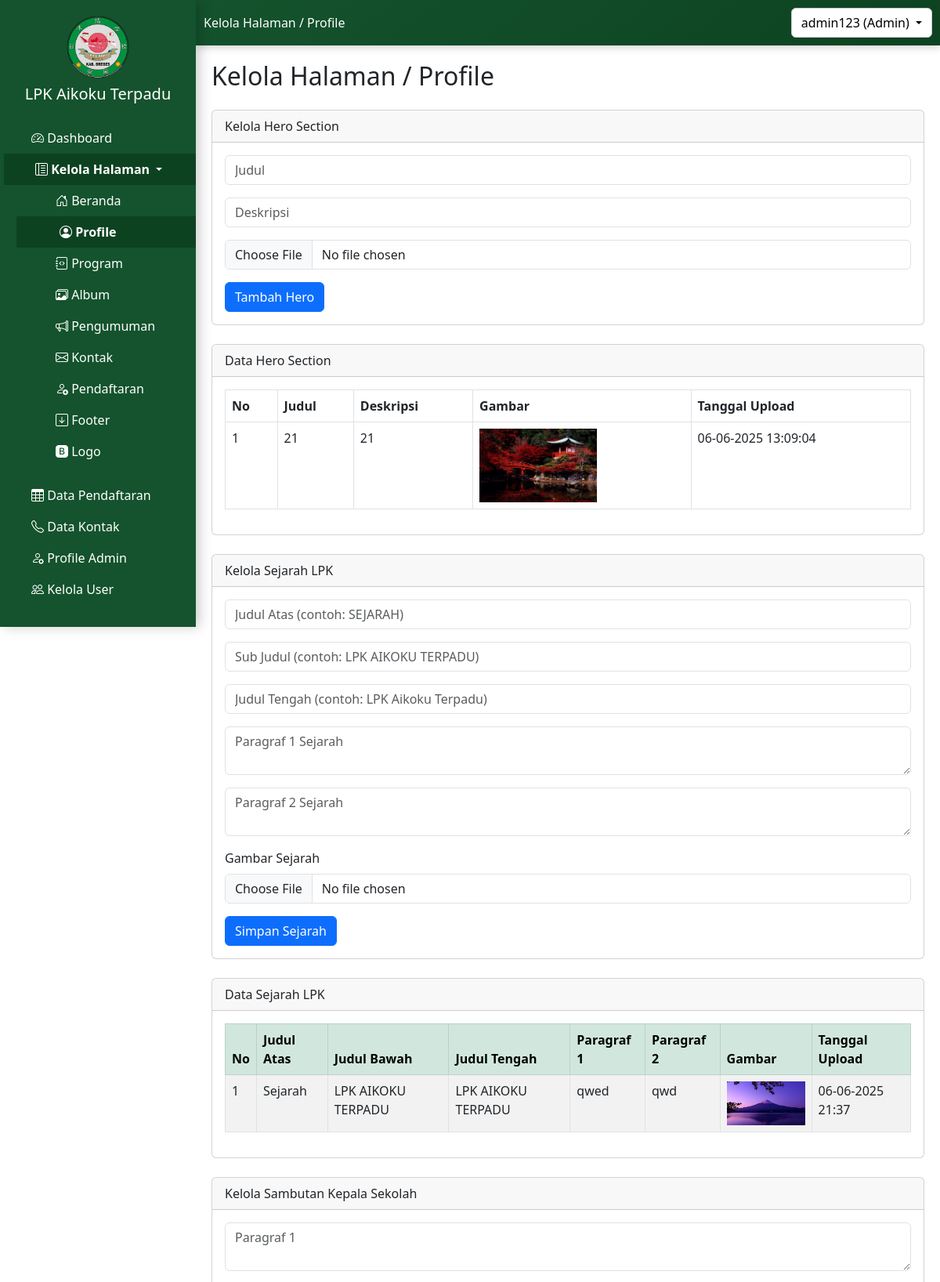
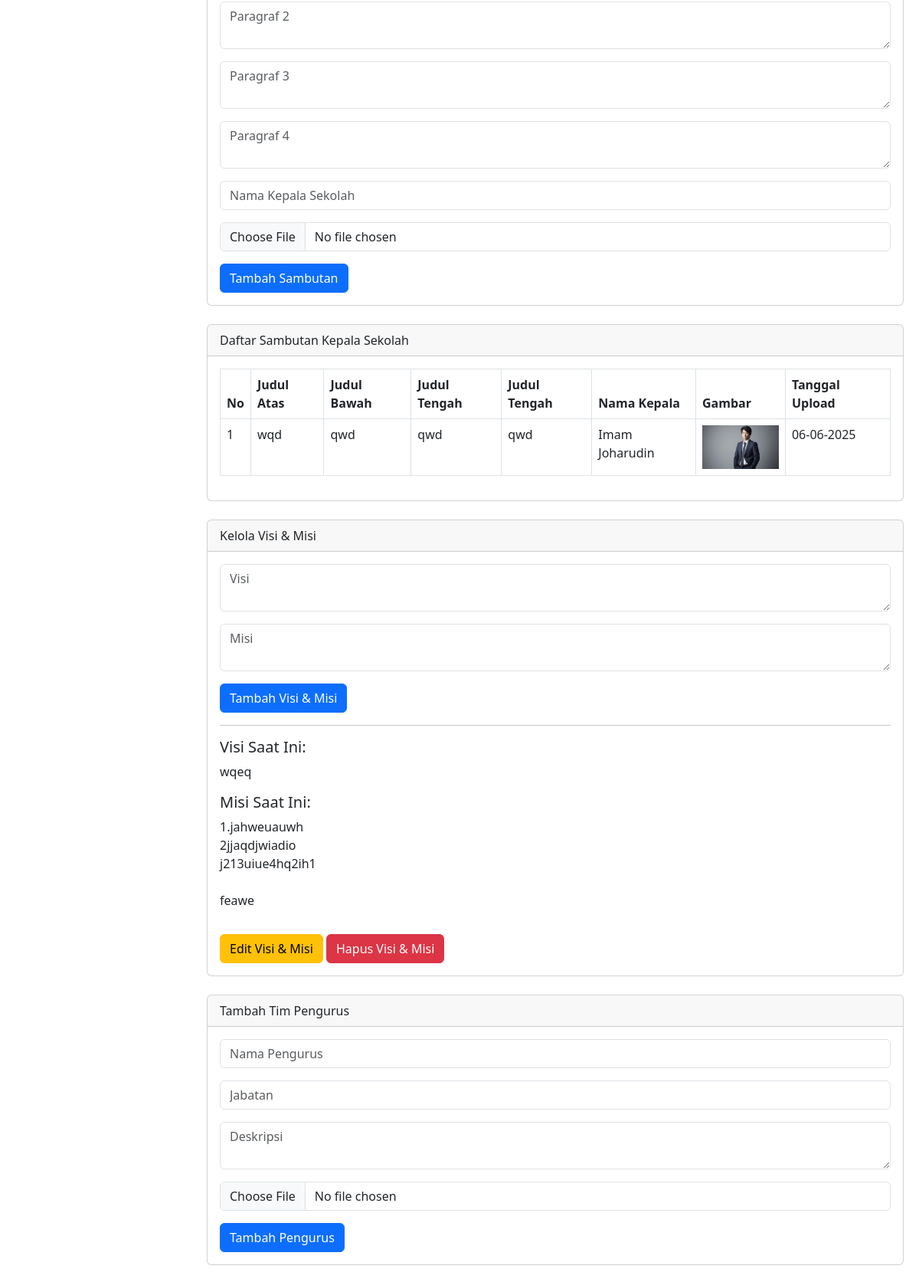
Screenshot of /admin/kelola_halaman/profile/profile_admin.php (signed in, upper part) with the database file from the repository (2 pictures, top to bottom).
### tables this page shows
CREATE TABLE `tb_hero_profile` (
  `id_hero` int(11) NOT NULL,
  `judul` varchar(255) NOT NULL,
  `deskripsi` text NOT NULL,
  `gambar` varchar(255) NOT NULL,
  `upload_date` timestamp NOT NULL DEFAULT current_timestamp()
);

CREATE TABLE `tb_profile_sejarah` (
  `id` int(11) NOT NULL,
  `judul_atas` varchar(100) DEFAULT NULL,
  `judul_bawah` varchar(100) DEFAULT NULL,
  `judul_tengah` varchar(100) DEFAULT NULL,
  `paragraf1` text DEFAULT NULL,
  `paragraf2` text DEFAULT NULL,
  `gambar` varchar(255) DEFAULT NULL,
  `tanggal_upload` datetime DEFAULT current_timestamp()
);

CREATE TABLE `tb_profile_sambutan` (
  `id` int(11) NOT NULL,
  `paragraf_1` text NOT NULL,
  `paragraf_2` text NOT NULL,
  `paragraf_3` text NOT NULL,
  `paragraf_4` text NOT NULL,
  `nama_kepala` varchar(255) NOT NULL,
  `gambar` varchar(255) NOT NULL,
  `tanggal_upload` timestamp NOT NULL DEFAULT current_timestamp()
);

CREATE TABLE `tb_profile_visimisi` (
  `id_visimisi` int(11) NOT NULL,
  `visi` text NOT NULL,
  `misi` text NOT NULL,
  `tanggal_upload` datetime DEFAULT current_timestamp()
);

### admin/kelola_halaman/profile/profile_admin.php (the view, shortened to what this page needs)
<?php
include '../../../includes/config.php';
$hero_result = mysqli_query($mysqli, "SELECT * FROM tb_hero_profile ORDER BY id_hero DESC");
$sejarah = mysqli_query($mysqli, "SELECT * FROM tb_profile_sejarah ORDER BY id DESC LIMIT 1");
$sambutan_result = mysqli_query($mysqli, "SELECT * FROM tb_profile_sambutan ORDER BY tanggal_upload DESC LIMIT 1");
$data = mysqli_query($mysqli, "SELECT * FROM tb_profile_visimisi ORDER BY tanggal_upload DESC LIMIT 1");
$visimisi = mysqli_fetch_assoc($data);
$pageTitle = 'Kelola Halaman / Profile';
?>
<!DOCTYPE html>
<html lang="id">
<head>
</head>
<body>
    <?php include '../../../sidebar1.php'; ?>
    <div class="content">
        <h2 class="mb-4"><?php echo $pageTitle; ?></h2>
        <div class="card mb-4">
            <div class="card-header">Kelola Hero Section</div>
            <div class="card-body">
                <form action="hero/proses_tambah_hero_profile.php" method="POST" enctype="multipart/form-data">
                    <input type="text" name="judul" class="form-control mb-3" placeholder="Judul" required>
                    <input type="text" name="deskripsi" class="form-control mb-3" placeholder="Deskripsi" required>
                    <input type="file" name="gambar" class="form-control mb-3" required>
                    <button type="submit" class="btn btn-primary">Tambah Hero</button>
                </form>
            </div>
        </div>
        <div class="card mb-4">
            <div class="card-header">Data Hero Section</div>
            <div class="card-body">
                <table class="table table-bordered">
                    <thead>
                        <tr>
                            <th>No</th>
                            <th>Judul</th>
                            <th>Deskripsi</th>
                            <th>Gambar</th>
                            <th>Tanggal Upload</th>
                        </tr>
                    </thead>
                    <tbody>
                        <?php
                        $no = 1;
                        while ($row = mysqli_fetch_assoc($hero_result)) {
                            ?>
                            <tr>
                                <td><?= $no++; ?></td>
                                <td><?= $row['judul']; ?></td>
                                <td><?= $row['deskripsi']; ?></td>
                                <td>
                                    <img src="../../../uploads/<?= $row['gambar']; ?>" width="150" alt="Hero Gambar">
                                </td>
                                <td><?= date('d-m-Y H:i:s', strtotime($row['upload_date'])); ?></td>
                            </tr>
                        <?php } ?>
                    </tbody>
                </table>
            </div>
        </div>
        <div class="card mb-4">
            <div class="card-header">Kelola Sejarah LPK</div>
            <div class="card-body">
                <form action="sejarah/proses_tambah_sejarah.php" method="POST" enctype="multipart/form-data">
                    <input type="text" name="judul_atas" class="form-control mb-3"
                        placeholder="Judul Atas (contoh: SEJARAH)" required>
                    <input type="text" name="judul_bawah" class="form-control mb-3"
                        placeholder="Sub Judul (contoh: LPK AIKOKU TERPADU)" required>
                    <input type="text" name="judul_tengah" class="form-control mb-3"
                        placeholder="Judul Tengah (contoh: LPK Aikoku Terpadu)" required>
                    <textarea name="paragraf1" class="form-control mb-3" placeholder="Paragraf 1 Sejarah"
                        required></textarea>
                    <textarea name="paragraf2" class="form-control mb-3" placeholder="Paragraf 2 Sejarah"
                        required></textarea>
                    <label class="form-label">Gambar Sejarah</label>
                    <input type="file" name="gambar" class="form-control mb-3" required>
                    <button type="submit" class="btn btn-primary">Simpan Sejarah</button>
                </form>
            </div>
        </div>
        <div class="card mb-4">
            <div class="card-header">Data Sejarah LPK</div>
            <div class="card-body">
                <table class="table table-bordered table-striped">
                    <thead class="table-success">
                        <tr>
                            <th>No</th>
                            <th>Judul Atas</th>
                            <th>Judul Bawah</th>
                            <th>Judul Tengah</th>
                            <th>Paragraf 1</th>
                            <th>Paragraf 2</th>
                            <th>Gambar</th>
                            <th>Tanggal Upload</th>
                        </tr>
                    </thead>
                    <tbody>
                        <?php $no = 1;
                        while ($data = mysqli_fetch_assoc($sejarah)) {
                            ?>
                            <tr>
                                <td><?= $no++; ?></td>
                                <td><?= $data['judul_atas']; ?></td>
                                <td><?= $data['judul_bawah']; ?></td>
                                <td><?= $data['judul_tengah']; ?></td>
                                <td><?= $data['paragraf1']; ?></td>
                                <td><?= $data['paragraf2']; ?></td>
                                <td><img src="../../../uploads/<?= $data['gambar']; ?>" width="100"></td>
                                <td><?= date('d-m-Y H:i', strtotime($data['tanggal_upload'])); ?></td>
                            </tr>
                        <?php } ?>
                    </tbody>
                </table>
            </div>
        </div>
        <div class="card mb-4">
            <div class="card-header">Kelola Sambutan Kepala Sekolah</div>
            <div class="card-body">
                <form action="sambutan/proses_tambah_sambutan.php" method="POST" enctype="multipart/form-data">
                    <textarea name="paragraf_1" class="form-control mb-3" placeholder="Paragraf 1" required></textarea>
                    <textarea name="paragraf_2" class="form-control mb-3" placeholder="Paragraf 2" required></textarea>
                    <textarea name="paragraf_3" class="form-control mb-3" placeholder="Paragraf 3" required></textarea>
                    <textarea name="paragraf_4" class="form-control mb-3" placeholder="Paragraf 4" required></textarea>
                    <input type="text" name="nama_kepala" class="form-control mb-3" placeholder="Nama Kepala Sekolah"
                        required>
                    <input type="file" name="gambar" class="form-control mb-3" required>
                    <button type="submit" class="btn btn-primary">Tambah Sambutan</button>
                </form>
            </div>
        </div>
        <div class="card mb-4">
            <div class="card-header">Daftar Sambutan Kepala Sekolah</div>
            <div class="card-body">
                <table class="table table-bordered">
                    <thead>
                        <tr>
                            <th>No</th>
                            <th>Judul Atas</th>
                            <th>Judul Bawah</th>
                            <th>Judul Tengah</th>
                            <th>Judul Tengah</th>
                            <th>Nama Kepala</th>
                            <th>Gambar</th>
                            <th>Tanggal Upload</th>
                        </tr>
                    </thead>
                    <tbody>
                        <?php
                        $no = 1;
                        while ($row = mysqli_fetch_assoc($sambutan_result)) {
                            echo "<tr>";
                            echo "<td>$no</td>";
                            echo "<td>" . htmlspecialchars($row['paragraf_1']) . "</td>";
                            echo "<td>" . htmlspecialchars($row['paragraf_2']) . "</td>";
                            echo "<td>" . htmlspecialchars($row['paragraf_3']) . "</td>";
                            echo "<td>" . htmlspecialchars($row['paragraf_4']) . "</td>";
                            echo "<td>" . htmlspecialchars($row['nama_kepala']) . "</td>";
                            echo "<td><img src='../../../uploads/" . htmlspecialchars($row['gambar']) . "' width='100'></td>";
                            echo "<td>" . date('d-m-Y', strtotime($row['tanggal_upload'])) . "</td>";
                            echo "</tr>";
                            $no++;
                        }
                        ?>
                    </tbody>
                </table>
            </div>
        </div>
        <div class="card mb-4">
            <div class="card-header">Kelola Visi & Misi</div>
            <div class="card-body">
                <form action="visi_misi/proses_tambah_visimisi.php" method="POST">
                    <textarea name="visi" class="form-control mb-3" placeholder="Visi" required></textarea>
                    <textarea name="misi" class="form-control mb-3" placeholder="Misi" required></textarea>
                    <button type="submit" class="btn btn-primary">Tambah Visi & Misi</button>
                </form>
                <hr>
                <h5>Visi Saat Ini:</h5>
                <p><?= isset($visimisi['visi']) ? nl2br($visimisi['visi']) : '<i>Data visi belum tersedia.</i>'; ?></p>
                <h5>Misi Saat Ini:</h5>
                <p><?= isset($visimisi['misi']) ? nl2br($visimisi['misi']) : '<i>Data misi belum tersedia.</i>'; ?></p>
                <a href="edit_visimisi.php" class="btn btn-warning mt-3">Edit Visi & Misi</a>
                <a href="hapus_visimisi.php" class="btn btn-danger mt-3">Hapus Visi & Misi</a>
            </div>
        </div>
        <div class="card mb-4">
            <div class="card-header">Tambah Tim Pengurus</div>
            <div class="card-body">
                <form action="pengurus/proses_tambah_pengurus.php" method="POST" enctype="multipart/form-data">
                    <input type="text" name="nama_pengurus" class="form-control mb-3" placeholder="Nama Pengurus"
                        required>
                    <input type="text" name="jabatan" class="form-control mb-3" placeholder="Jabatan" required>
                    <textarea name="deskripsi" class="form-control mb-3" placeholder="Deskripsi" required></textarea>
                    <input type="file" name="foto" class="form-control mb-3" required>
                    <button type="submit" class="btn btn-primary">Tambah Pengurus</button>
                </form>
            </div>
        </div>
    </div>
</body>
</html>

### sidebar1.php (style rules this page uses)
.content { margin-left: 250px; padding: 20px; overflow-x: auto; max-width: calc(100vw - 250px); }

### rows the page displays
tb_hero_profile: judul "21", deskripsi "21", gambar (picture), upload_date "06-06-2025 13:09:04"
tb_profile_sejarah: judul_atas "Sejarah", judul_bawah "LPK AIKOKU TERPADU", judul_tengah "LPK AIKOKU TERPADU", paragraf1 "qwed", paragraf2 "qwd", gambar (picture), tanggal_upload "06-06-2025 21:37"
tb_profile_sambutan: paragraf_1 "wqd", paragraf_2 "qwd", paragraf_3 "qwd", paragraf_4 "qwd", nama_kepala "Imam Joharudin", gambar (picture), tanggal_upload "06-06-2025"
tb_profile_visimisi: visi "wqeq", misi "1.jahweuauwh 2jjaqdjwiadio j213uiue4hq2ih1 feawe"

### other values shown
$pageTitle "Kelola Halaman / Profile"
$_SESSION['username'] "admin123"
$_SESSION['roles'] "Admin"
